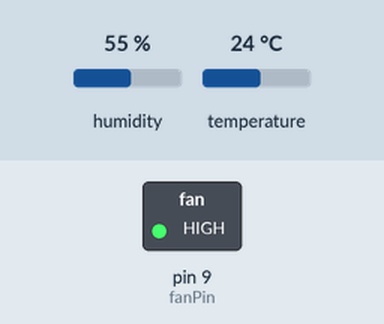
Recording of a sketch running on a simulated Arduino Uno, built with avr-gcc and run on an emulated ATmega328P. On the bench: switched loads named in the sketch (green lamp = pin HIGH). The inputs (shaded band) are chosen by the test bench; at power-on: temperature 24 °C, humidity 55 %. What the sketch prints to the serial monitor is not drawn.

Above: at 2.8 s.
2.9 s: temperature set to 16 °C
5.6 s: temperature set to 13 °C
At 6.7 s:
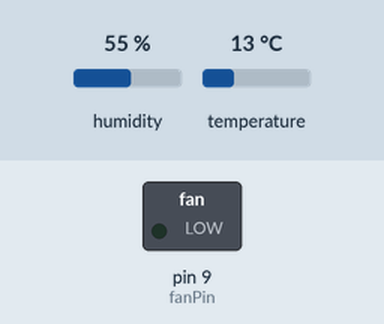
8.3 s: temperature set to 19 °C
At 10.8 s:
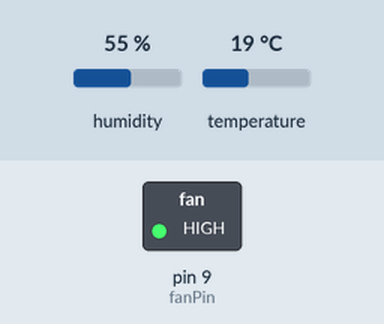
11.6 s: temperature set to 12 °C
At 13.4 s:
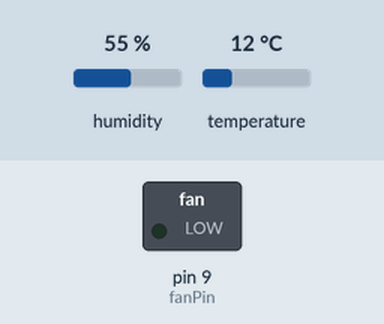
Timing chart, 0 to 14.9 s (numbered marks = the images above; inputs shaded):
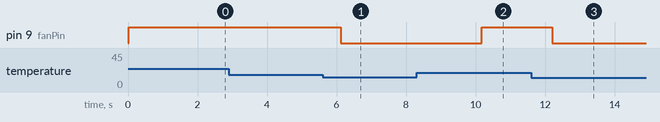

Measured:
- the behaviour switches between 15 and 14 °C on temperature (found by bisection; images 0 and 1)
- after the input at 2.9 s, every drawn part: stays the same
- after the input at 5.6 s, pin 9 (fanPin): HIGH → LOW after 0.52 s
- after the input at 8.3 s, pin 9 (fanPin): LOW → HIGH after 1.9 s
- after the input at 11.6 s, pin 9 (fanPin): HIGH → LOW after 0.61 s

The sketch:

FAN_CONTROLLED_DHT11.ino
```cpp
#include <DHT.h>
#include <DHT_U.h>

#include "DHT.h"
#define DHTPIN 2
#define DHTTYPE DHT11
DHT dht(DHTPIN, DHT11);
#define fanPin 9
void setup()
{
pinMode(fanPin, OUTPUT);
dht.begin();
Serial.begin(9600);
}

void loop()
{

    float humidity = dht.readHumidity();
    float temperature = dht.readTemperature();
    if (temperature >= 15 )
      {
        digitalWrite(fanPin, HIGH);
      }
    else
      {
      digitalWrite(fanPin, LOW);
      }
    Serial.print("temperature");
    Serial.print(temperature);

}
```
